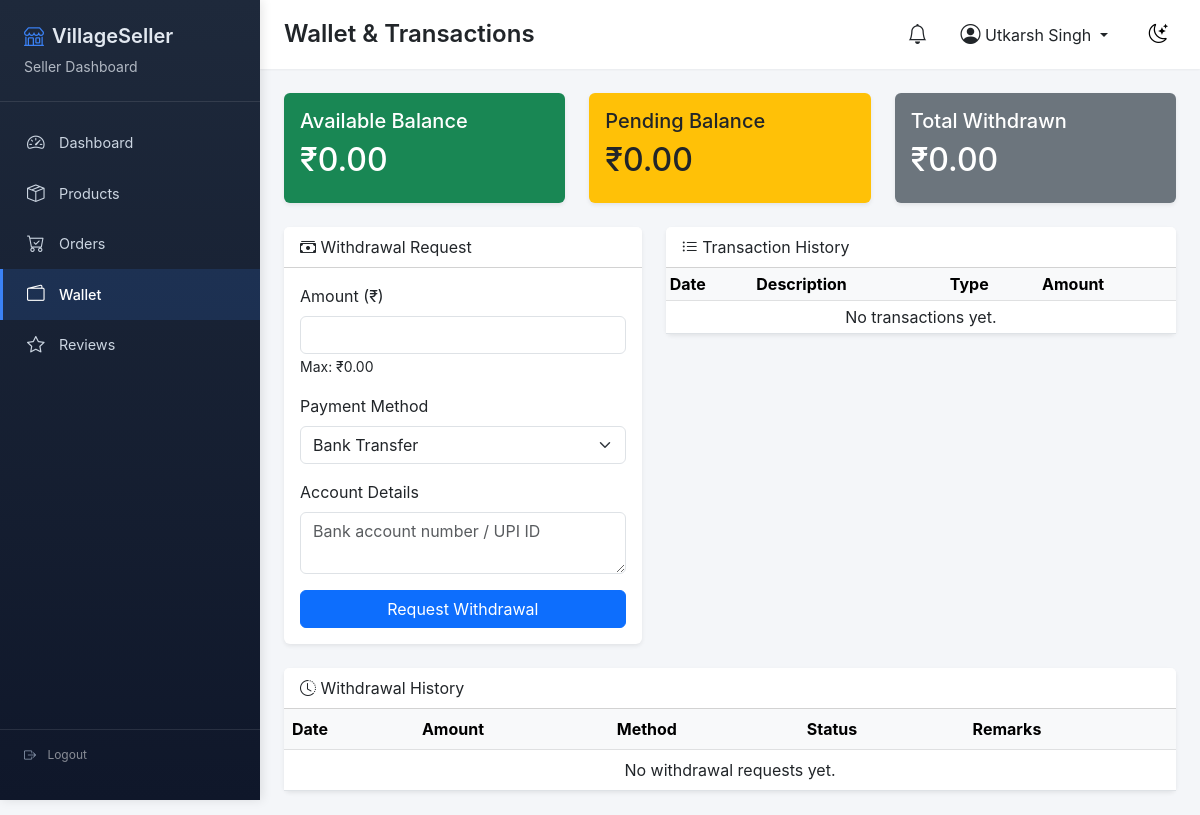
Screenshot of /seller/wallet (signed in) with the database file from the repository.
### models/user.py (models this page shows, shortened)
class User(UserMixin, db.Model):
    __tablename__ = 'users'
    id = db.Column(db.Integer, primary_key=True)
    name = db.Column(db.String(100), nullable=False)
    email = db.Column(db.String(120), unique=True, nullable=False)
    mobile = db.Column(db.String(20), unique=True, nullable=False)
    password_hash = db.Column(db.String(200), nullable=False)
    role = db.Column(db.String(20), nullable=False,
                     default='customer')  # admin, seller, customer
    is_active = db.Column(db.Boolean, default=False)  # email verified
    is_suspended = db.Column(db.Boolean, default=False)
    created_at = db.Column(db.DateTime, default=datetime.utcnow)
    updated_at = db.Column(
        db.DateTime, default=datetime.utcnow, onupdate=datetime.utcnow)
    customer_profile = db.relationship(
        'Customer', backref='user', uselist=False, cascade='all, delete-orphan')
    seller_profile = db.relationship(
        'Seller', backref='user', uselist=False, cascade='all, delete-orphan')
    notifications = db.relationship(
        'Notification', backref='user', lazy='dynamic')
    audit_logs = db.relationship('AuditLog', backref='user', lazy='dynamic')

### models/payment.py (models this page shows, shortened)
class Wallet(db.Model):
    __tablename__ = 'wallets'
    id = db.Column(db.Integer, primary_key=True)
    seller_id = db.Column(db.Integer, db.ForeignKey(
        'sellers.id'), unique=True, nullable=False)
    available_balance = db.Column(db.Float, default=0.0)
    pending_balance = db.Column(db.Float, default=0.0)
    total_withdrawn = db.Column(db.Float, default=0.0)
    updated_at = db.Column(
        db.DateTime, default=datetime.utcnow, onupdate=datetime.utcnow)
    transactions = db.relationship(
        'Transaction', backref='wallet', lazy='dynamic')

### routes/seller.py (the view)
@seller_bp.route('/wallet')
@role_required(role='seller')
def wallet():
    seller = current_user.seller_profile
    if not seller.wallet:
        wallet = Wallet(seller_id=seller.id)
        db.session.add(wallet)
        db.session.commit()
    transactions = Transaction.query.filter_by(wallet_id=seller.wallet.id).order_by(Transaction.created_at.desc()).all()
    withdrawals = Withdrawal.query.filter_by(seller_id=seller.id).order_by(Withdrawal.created_at.desc()).all()
    return render_template('seller/wallet.html',
                           wallet=seller.wallet,
                           transactions=transactions,
                           withdrawals=withdrawals)

### templates/seller/wallet.html (shortened to what this page needs)
{% extends "seller/base.html" %}
{% block page_title %}Wallet & Transactions{% endblock %}
{% block content %}
<div class="row g-4 mb-4">
    <div class="col-md-4">
        <div class="card bg-success text-white border-0 shadow-sm">
            <div class="card-body"><h5 class="card-title">Available Balance</h5><h2>₹{{ "%.2f"|format(wallet.available_balance) }}</h2></div>
        </div>
    </div>
    <div class="col-md-4">
        <div class="card bg-warning text-dark border-0 shadow-sm">
            <div class="card-body"><h5 class="card-title">Pending Balance</h5><h2>₹{{ "%.2f"|format(wallet.pending_balance) }}</h2></div>
        </div>
    </div>
    <div class="col-md-4">
        <div class="card bg-secondary text-white border-0 shadow-sm">
            <div class="card-body"><h5 class="card-title">Total Withdrawn</h5><h2>₹{{ "%.2f"|format(wallet.total_withdrawn) }}</h2></div>
        </div>
    </div>
</div>
<div class="row">
    <div class="col-lg-5 mb-4">
        <div class="card border-0 shadow-sm">
            <div class="card-header bg-white"><i class="bi bi-cash-stack"></i> Withdrawal Request</div>
            <div class="card-body">
                <form method="POST" action="{{ url_for('seller.request_withdrawal') }}">
                    <div class="mb-3">
                        <label class="form-label">Amount (₹)</label>
                        <input type="number" step="0.01" name="amount" class="form-control" max="{{ wallet.available_balance }}" required>
                        <small>Max: ₹{{ "%.2f"|format(wallet.available_balance) }}</small>
                    </div>
                    <div class="mb-3">
                        <label class="form-label">Payment Method</label>
                        <select name="payment_method" class="form-select" required>
                            <option value="bank">Bank Transfer</option>
                        </select>
                    </div>
                    <div class="mb-3">
                        <label class="form-label">Account Details</label>
                        <textarea name="account_details" class="form-control" rows="2" placeholder="Bank account number / UPI ID" required></textarea>
                    </div>
                    <button type="submit" class="btn btn-primary w-100" onclick="return confirm('Request withdrawal?')">Request Withdrawal</button>
                </form>
            </div>
        </div>
    </div>
    <div class="col-lg-7 mb-4">
        <div class="card border-0 shadow-sm">
            <div class="card-header bg-white"><i class="bi bi-list-ul"></i> Transaction History</div>
            <div class="card-body p-0">
                <div class="table-responsive">
                    <table class="table table-sm mb-0">
                        <thead class="table-light"><tr><th>Date</th><th>Description</th><th>Type</th><th>Amount</th></tr></thead>
                        <tbody>
                            {% for txn in transactions %}
                            <tr>
                                <td>{{ txn.created_at.strftime('%d/%m/%Y') }}</td>
                                <td>{{ txn.description }}</td>
                                <td><span class="badge bg-{% if txn.type == 'credit' %}success{% else %}danger{% endif %}">{{ txn.type }}</span></td>
                                <td class="{% if txn.type == 'credit' %}text-success{% else %}text-danger{% endif %}">₹{{ "%.2f"|format(txn.amount) }}</td>
                            </tr>
                            {% else %}
                            <tr><td colspan="4" class="text-center">No transactions yet.</td></tr>
                            {% endfor %}
                        </tbody>
                    </table>
                </div>
            </div>
        </div>
    </div>
</div>
<div class="card border-0 shadow-sm">
    <div class="card-header bg-white"><i class="bi bi-clock-history"></i> Withdrawal History</div>
    <div class="card-body p-0">
        <div class="table-responsive">
            <table class="table mb-0">
                <thead class="table-light"><tr><th>Date</th><th>Amount</th><th>Method</th><th>Status</th><th>Remarks</th></tr></thead>
                <tbody>
                    {% for w in withdrawals %}
                    <tr>
                        <td>{{ w.created_at.strftime('%d/%m/%Y') }}</td>
                        <td>₹{{ "%.2f"|format(w.amount) }}</td>
                        <td>{{ w.payment_method }}</td>
                        <td><span class="badge bg-{% if w.status == 'approved' %}success{% elif w.status == 'rejected' %}danger{% else %}warning{% endif %}">{{ w.status }}</span></td>
                        <td>{{ w.remarks or '-' }}</td>
                    </tr>
                    {% else %}
                    <tr><td colspan="5" class="text-center">No withdrawal requests yet.</td></tr>
                    {% endfor %}
                </tbody>
            </table>
        </div>
    </div>
</div>
{% endblock %}

### templates/seller/base.html (shortened to what this page needs)
<!DOCTYPE html>
<html lang="en" data-bs-theme="light">
<head>
    <link href="https://cdn.jsdelivr.net/npm/bootstrap@5.3.0/dist/css/bootstrap.min.css" rel="stylesheet">
    <link rel="stylesheet" href="https://cdn.jsdelivr.net/npm/bootstrap-icons@1.11.0/font/bootstrap-icons.css">
</head>
<body>
    <div class="seller-wrapper">
        <div class="seller-sidebar" id="sellerSidebar">
            <div class="sidebar-header">
                <h3><i class="bi bi-shop"></i> VillageSeller</h3>
                <small class="d-block mt-1 opacity-75">Seller Dashboard</small>
            </div>
            <ul class="sidebar-nav">
                <li><a href="{{ url_for('seller.dashboard') }}" class="{% if request.endpoint == 'seller.dashboard' %}active{% endif %}"><i class="bi bi-speedometer2"></i> Dashboard</a></li>
                <li><a href="{{ url_for('seller.products') }}" class="{% if request.endpoint == 'seller.products' %}active{% endif %}"><i class="bi bi-box-seam"></i> Products</a></li>
                <li><a href="{{ url_for('seller.orders') }}" class="{% if request.endpoint == 'seller.orders' %}active{% endif %}"><i class="bi bi-cart-check"></i> Orders</a></li>
                <li><a href="{{ url_for('seller.wallet') }}" class="{% if request.endpoint == 'seller.wallet' %}active{% endif %}"><i class="bi bi-wallet2"></i> Wallet</a></li>
                <li><a href="{{ url_for('seller.reviews') }}" class="{% if request.endpoint == 'seller.reviews' %}active{% endif %}"><i class="bi bi-star"></i> Reviews</a></li>
            </ul>
            <div class="sidebar-footer">
                <i class="bi bi-box-arrow-right"></i>
                <a href="{{ url_for('auth.logout') }}" class="text-white-50 text-decoration-none ms-2">Logout</a>
            </div>
        </div>
        <div class="seller-content">
            <div class="seller-topbar">
                <div class="d-flex align-items-center gap-3">
                    <h4 class="page-title mb-0">{% block page_title %}Dashboard{% endblock %}</h4>
                </div>
                <div class="seller-user">
                    <div class="notification-bell"><i class="bi bi-bell fs-5"></i></div>
                    <div class="dropdown">
                        <button class="btn btn-link text-dark text-decoration-none dropdown-toggle" data-bs-toggle="dropdown">
                            <i class="bi bi-person-circle fs-5"></i> {{ current_user.name }}
                        </button>
                    </div>
                    <button class="dark-toggle" id="darkModeToggle"><i class="bi bi-moon-stars"></i></button>
                </div>
            </div>
            <div class="container-fluid px-4 py-4">
                {% block content %}{% endblock %}
            </div>
        </div>
    </div>
</body>
</html>

### templates/seller/base.html (style rules this page uses)
* { margin: 0; padding: 0; box-sizing: border-box; }
body { font-family: 'Inter', -apple-system, 'Segoe UI', sans-serif; background: #f4f6f9; overflow-x: hidden; }
.seller-wrapper { display: flex; min-height: 100vh; }
.seller-sidebar { width: 260px; background: linear-gradient(180deg, #1e293b 0%, #0f172a 100%); color: #e2e8f0; position: fixed; height: 100vh; overflow-y: auto; transition: all 0.3s; z-index: 1000; box-shadow: 2px 0 10px rgba(0,0,0,0.1); }
.sidebar-header { padding: 1.5rem; border-bottom: 1px solid rgba(255,255,255,0.1); margin-bottom: 1rem; }
.sidebar-header h3 { font-size: 1.25rem; font-weight: 600; display: flex; align-items: center; gap: 8px; }
.sidebar-header h3 i { color: #3b82f6; }
.sidebar-nav { list-style: none; padding: 0; margin: 0; }
.sidebar-nav li a { display: flex; align-items: center; gap: 12px; padding: 12px 24px; color: #cbd5e1; text-decoration: none; transition: all 0.2s; font-size: 0.9rem; border-left: 3px solid transparent; }
.sidebar-nav li a i { width: 20px; font-size: 1.1rem; }
.sidebar-nav li a.active { background: rgba(59,130,246,0.15); color: white; border-left-color: #3b82f6; font-weight: 500; }
.sidebar-footer { position: absolute; bottom: 20px; left: 0; right: 0; padding: 1rem 1.5rem; border-top: 1px solid rgba(255,255,255,0.1); font-size: 0.75rem; color: #94a3b8; }
.seller-content { flex: 1; margin-left: 260px; transition: margin 0.3s; min-height: 100vh; }
.seller-topbar { background: white; padding: 0.75rem 1.5rem; display: flex; justify-content: space-between; align-items: center; box-shadow: 0 1px 2px rgba(0,0,0,0.05); position: sticky; top: 0; z-index: 99; }
.page-title { font-size: 1.5rem; font-weight: 600; margin: 0; }
.seller-user { display: flex; align-items: center; gap: 20px; }
.notification-bell { position: relative; cursor: pointer; }
.dark-toggle { background: none; border: none; font-size: 1.2rem; cursor: pointer; padding: 8px; border-radius: 8px; }

### rows the page displays
User: name "Utkarsh Singh"
Wallet: available_balance "0.00", pending_balance "0.00", total_withdrawn "0.00"
